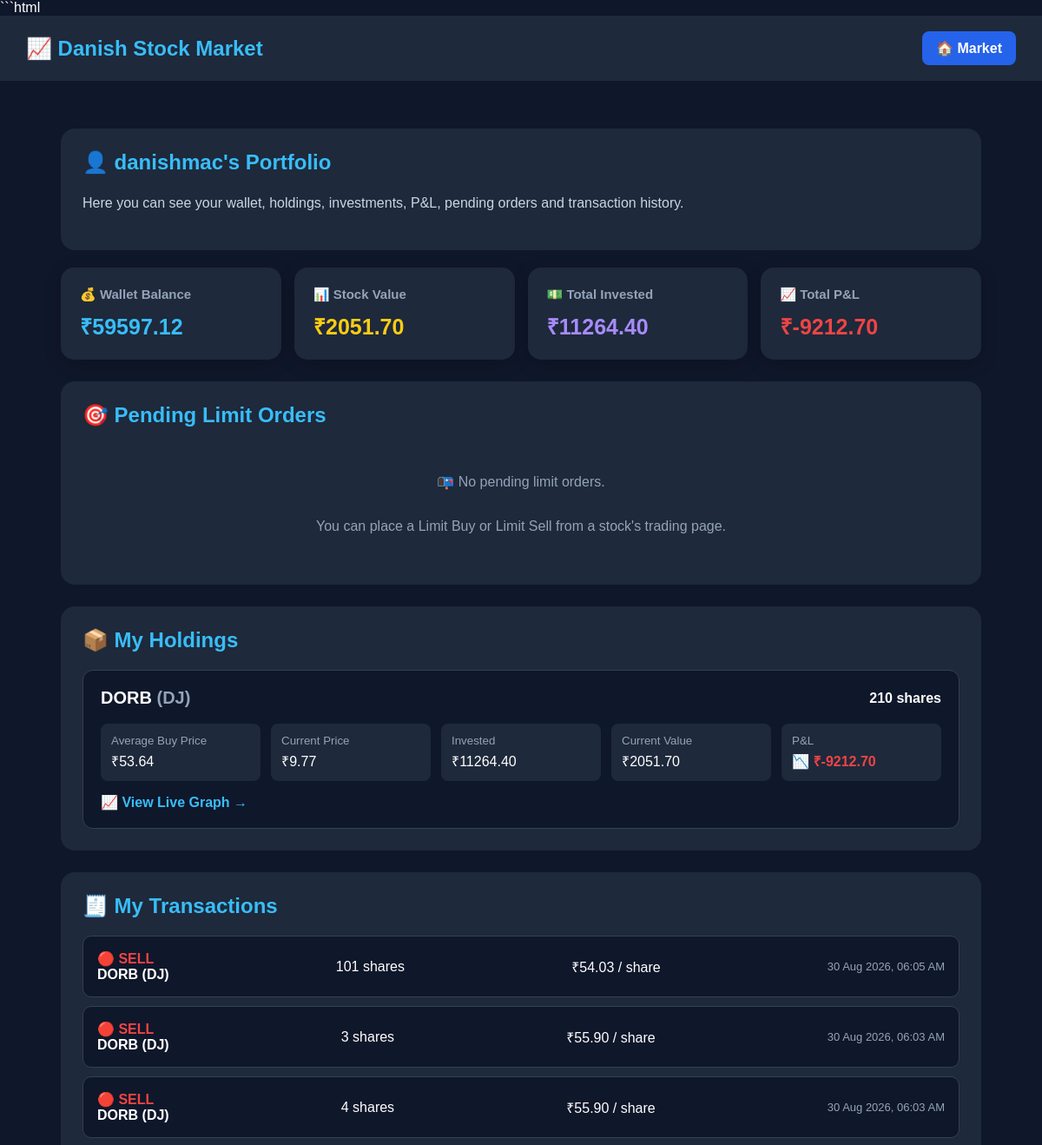
The app's page /portfolio/ (signed in, upper part), older data.
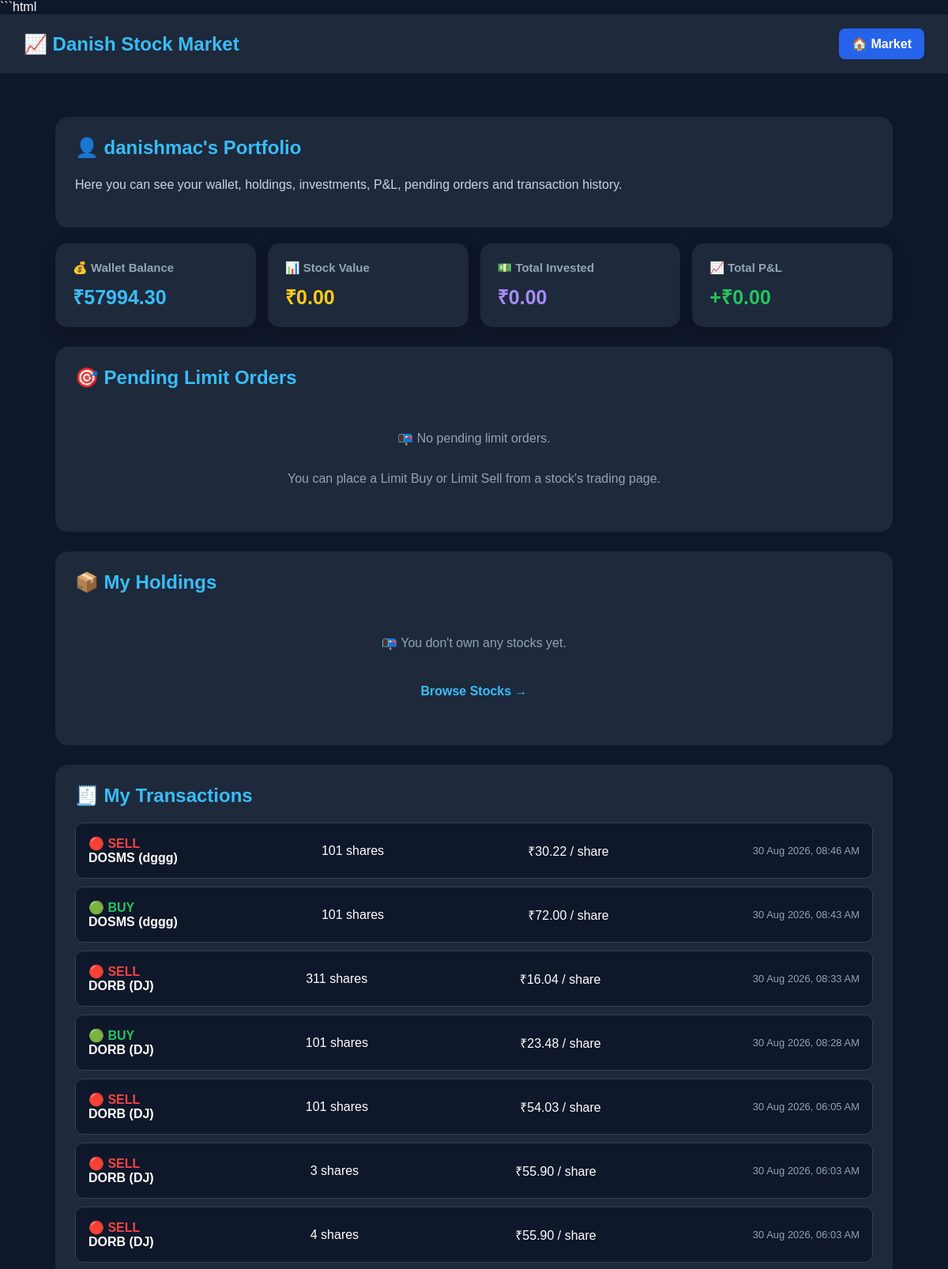
The same page, newer data.
### market/models.py (models this page shows, shortened)
class Wallet(models.Model):
    user = models.OneToOneField(
        User,
        on_delete=models.CASCADE
    )
    balance = models.DecimalField(
        max_digits=12,
        decimal_places=2,
        default=100000
    )

class Holding(models.Model):
    user = models.ForeignKey(
        User,
        on_delete=models.CASCADE
    )
    stock = models.ForeignKey(
        Stock,
        on_delete=models.CASCADE
    )
    quantity = models.PositiveIntegerField(
        default=0
    )
    average_price = models.DecimalField(
        max_digits=12,
        decimal_places=2,
        default=0
    )

class Stock(models.Model):
    name = models.CharField(max_length=100)
    symbol = models.CharField(
        max_length=20,
        unique=True
    )
    price = models.DecimalField(
        max_digits=12,
        decimal_places=2
    )
    previous_price = models.DecimalField(
        max_digits=12,
        decimal_places=2,
        default=0
    )
    total_shares = models.PositiveIntegerField(
        default=1000000
    )
    sector = models.CharField(
        max_length=100,
        blank=True
    )
    description = models.TextField(
        blank=True
    )
    random_enabled = models.BooleanField(
        default=True
    )

class Transaction(models.Model):
    BUY = "BUY"
    SELL = "SELL"
    TYPES = [
        (BUY, "Buy"),
        (SELL, "Sell"),
    ]
    user = models.ForeignKey(
        User,
        on_delete=models.CASCADE
    )
    stock = models.ForeignKey(
        Stock,
        on_delete=models.CASCADE
    )
    transaction_type = models.CharField(
        max_length=4,
        choices=TYPES
    )
    quantity = models.PositiveIntegerField()
    price = models.DecimalField(
        max_digits=12,
        decimal_places=2
    )
    created_at = models.DateTimeField(
        auto_now_add=True
    )

### market/views.py (the view)
@login_required
def portfolio(request):
    wallet, created = Wallet.objects.get_or_create(
        user=request.user
    )
    holdings = Holding.objects.filter(
        user=request.user
    ).select_related(
        "stock"
    )
    transactions = Transaction.objects.filter(
        user=request.user
    ).select_related(
        "stock"
    ).order_by(
        "-created_at"
    )
    pending_orders = LimitOrder.objects.filter(
        user=request.user,
        executed=False
    ).select_related(
        "stock"
    ).order_by(
        "-created_at"
    )
    total_value = Decimal("0")
    total_invested = Decimal("0")
    total_pnl = Decimal("0")
    for holding in holdings:
        current_value = (
            holding.quantity *
            holding.stock.price
        )
        invested_value = (
            holding.quantity *
            holding.average_price
        )
        pnl = (
            current_value -
            invested_value
        )
        holding.current_value = current_value
        holding.invested_value = invested_value
        holding.pnl = pnl
        total_value += current_value
        total_invested += invested_value
        total_pnl += pnl
    return render(
        request,
        "portfolio.html",
        {
            "wallet": wallet,
            "holdings": holdings,
            "transactions": transactions,
            "pending_orders": pending_orders,
            "total_value": total_value,
            "total_invested": total_invested,
            "total_pnl": total_pnl
        }
    )

### market/templates/portfolio.html (shortened to what this page needs)
<!DOCTYPE html>
<html lang="en">
<head>
</head>
<body>
<nav>
    <h1>
        📈 Danish Stock Market
    </h1>
    <a href="{% url 'market_home' %}">
        🏠 Market
    </a>
</nav>
<div class="container">
<div class="welcome">
    <h2>
        👤 {{ user.username }}'s Portfolio
    </h2>
    <p>
        Here you can see your wallet, holdings,
        investments, P&amp;L, pending orders and
        transaction history.
    </p>
</div>
<div class="summary">
    <div class="summary-card">
        <h3>
            💰 Wallet Balance
        </h3>
        <div class="value wallet">
            ₹{{ wallet.balance|floatformat:2 }}
        </div>
    </div>
    <div class="summary-card">
        <h3>
            📊 Stock Value
        </h3>
        <div class="value stock-value">
            ₹{{ total_value|floatformat:2 }}
        </div>
    </div>
    <div class="summary-card">
        <h3>
            💵 Total Invested
        </h3>
        <div class="value invested">
            ₹{{ total_invested|floatformat:2 }}
        </div>
    </div>
    <div class="summary-card">
        <h3>
            📈 Total P&amp;L
        </h3>
        {% if total_pnl >= 0 %}
            <div class="value profit">
                +₹{{ total_pnl|floatformat:2 }}
            </div>
        {% else %}
            <div class="value loss">
                ₹{{ total_pnl|floatformat:2 }}
            </div>
        {% endif %}
    </div>
</div>
<div class="section">
    <h2>
        🎯 Pending Limit Orders
    </h2>
    {% for order in pending_orders %}
        <div
            class="pending-order
            {% if order.order_type == 'BUY' %}
                pending-buy
            {% else %}
                pending-sell
            {% endif %}"
        >
            <div class="pending-header">
                <div class="pending-title">
                    {% if order.order_type == "BUY" %}
                        🟢 BUY
                    {% else %}
                        🔴 SELL
                    {% endif %}
                    {{ order.stock.name }}
                    <span class="symbol">
                        ({{ order.stock.symbol }})
                    </span>
                </div>
                {% if order.order_type == "BUY" %}
                    <div class="pending-badge buy-badge">
                        🟢 BUY PENDING
                    </div>
                {% else %}
                    <div class="pending-badge sell-badge">
                        🔴 SELL PENDING
                    </div>
                {% endif %}
            </div>
            <div class="pending-info">
                <div class="pending-box">
                    <small>
                        Shares
                    </small>
                    <div class="shares">
                        {{ order.quantity }}
                    </div>
                </div>
                <div class="pending-box">
                    <small>
                        Limit Price
                    </small>
                    <div class="target-price">
                        ₹{{ order.limit_price|floatformat:2 }}
                    </div>
                </div>
                <div class="pending-box">
                    <small>
                        Current Price
                    </small>
                    <div class="current-price">
                        ₹{{ order.stock.price|floatformat:2 }}
                    </div>
                </div>
                <div class="pending-box">
                    <small>
                        Order Value
                    </small>
                    <strong>
                        ₹{{ order.limit_price|floatformat:2 }}
                    </strong>
                    ×
                    <strong>
                        {{ order.quantity }}
                    </strong>
                </div>
                <div class="pending-box">
                    <small>
                        Order Placed
                    </small>
                    <span class="date">
                        {{ order.created_at|date:"d M Y, h:i A" }}
                    </span>
                </div>
            </div>
            <form
                method="POST"
                action="{% url 'cancel_limit_order' order.id %}"
            >
                {% csrf_token %}
                <button
                    type="submit"
                    class="cancel-button"
                    onclick="return confirm('Cancel this limit order?');"
                >
                    ❌ CANCEL LIMIT ORDER
                </button>
            </form>
            <div class="pending-note">
                {% if order.order_type == "BUY" %}
                    ⏳ This Limit Buy will execute when
                    the stock price reaches
                    <strong>
                        ₹{{ order.limit_price|floatformat:2 }}
                    </strong>
                    or lower.
                    <br>
                    💰 Money will be deducted only
                    when the order executes.
                {% else %}
                    ⏳ This Limit Sell will execute when
                    the stock price reaches
                    <strong>
                        ₹{{ order.limit_price|floatformat:2 }}
                    </strong>
                    or higher.
                    <br>
                    📦 Shares will be sold only
                    when the order executes.
                {% endif %}
            </div>
        </div>
    {% empty %}
        <div class="empty">
            📭 No pending limit orders.
            <br><br>
            You can place a Limit Buy or Limit Sell
            from a stock's trading page.
        </div>
    {% endfor %}
</div>
<div class="section">
    <h2>
        📦 My Holdings
    </h2>
    {% for holding in holdings %}
        <div class="holding">
            <div class="holding-header">
                <h3>
                    {{ holding.stock.name }}
                    <span class="symbol">
                        ({{ holding.stock.symbol }})
                    </span>
                </h3>
                <strong>
                    {{ holding.quantity }} shares
                </strong>
            </div>
            <div class="holding-info">
                <div class="info-box">
                    <small>
                        Average Buy Price
                    </small>
                    ₹{{ holding.average_price|floatformat:2 }}
                </div>
                <div class="info-box">
                    <small>
                        Current Price
                    </small>
                    ₹{{ holding.stock.price|floatformat:2 }}
                </div>
                <div class="info-box">
                    <small>
                        Invested
                    </small>
                    ₹{{ holding.invested_value|floatformat:2 }}
                </div>
                <div class="info-box">
                    <small>
                        Current Value
                    </small>
                    ₹{{ holding.current_value|floatformat:2 }}
                </div>
                <div class="info-box">
                    <small>
                        P&amp;L
                    </small>
                    {% if holding.pnl >= 0 %}
                        <span class="profit">
                            📈 +₹{{ holding.pnl|floatformat:2 }}
                        </span>
                    {% else %}
                        <span class="loss">
                            📉 ₹{{ holding.pnl|floatformat:2 }}
                        </span>
                    {% endif %}
                </div>
            </div>
            <a
                class="graph-button"
                href="{% url 'stock_chart' holding.stock.symbol %}"
            >
                📈 View Live Graph →
            </a>
        </div>
    {% empty %}
        <div class="empty">
            📭 You don't own any stocks yet.
            <br><br>
            <a
                class="back"
                href="{% url 'market_home' %}"
            >
                Browse Stocks →
            </a>
        </div>
    {% endfor %}
</div>
<div class="section">
    <h2>
        🧾 My Transactions
    </h2>
    {% for transaction in transactions %}
        <div class="transaction">
            <div>
                {% if transaction.transaction_type == "BUY" %}
                    <div class="buy">
                        🟢 BUY
                    </div>
                {% else %}
                    <div class="sell">
                        🔴 SELL
                    </div>
                {% endif %}
                <strong>
                    {{ transaction.stock.name }}
                    ({{ transaction.stock.symbol }})
                </strong>
            </div>
            <div>
                {{ transaction.quantity }}
                shares
            </div>
            <div>
                ₹{{ transaction.price|floatformat:2 }}
                / share
            </div>
            <div class="date">
                {{ transaction.created_at|date:"d M Y, h:i A" }}
            </div>
        </div>
    {% empty %}
        <div class="empty">
            🧾 No transactions yet.
        </div>
    {% endfor %}
</div>
</div>
</body>
</html>

### market/templates/portfolio.html (style rules this page uses)
* { box-sizing: border-box; }
body { margin: 0; font-family: Arial, sans-serif; background: #0f172a; color: white; }
nav { background: #1e293b; padding: 18px 30px; display: flex; justify-content: space-between; align-items: center; }
nav h1 { margin: 0; color: #38bdf8; font-size: 24px; }
nav a { color: white; text-decoration: none; background: #2563eb; padding: 10px 16px; border-radius: 8px; font-weight: bold; }
.container { max-width: 1100px; margin: 35px auto; padding: 20px; }
.welcome { background: #1e293b; padding: 25px; border-radius: 16px; margin-bottom: 20px; }
.welcome h2 { color: #38bdf8; margin-top: 0; }
.welcome p { color: #cbd5e1; line-height: 1.6; }
.summary { display: grid; grid-template-columns: repeat(auto-fit, minmax(200px, 1fr)); gap: 15px; margin-bottom: 25px; }
.summary-card { background: #1e293b; padding: 22px; border-radius: 15px; box-shadow: 0 5px 20px rgba(0,0,0,0.2); }
.summary-card h3 { color: #94a3b8; font-size: 15px; margin-top: 0; margin-bottom: 10px; }
.summary-card .value { font-size: 25px; font-weight: bold; }
.wallet { color: #38bdf8; }
.stock-value { color: #facc15; }
.invested { color: #a78bfa; }
.profit { color: #22c55e; font-weight: bold; }
.section { background: #1e293b; padding: 25px; border-radius: 16px; margin-bottom: 25px; }
.section h2 { margin-top: 0; color: #38bdf8; margin-bottom: 20px; }
.transaction { background: #0f172a; padding: 16px; border-radius: 10px; margin-bottom: 10px; display: flex; justify-content: space-between; align-items: center; gap: 15px; flex-wrap: wrap; border: 1px solid #334155; }
.buy { color: #22c55e; font-weight: bold; }
.sell { color: #ef4444; font-weight: bold; }
.date { color: #94a3b8; font-size: 13px; }
.empty { text-align: center; padding: 30px; color: #94a3b8; line-height: 1.6; }
.back { display: inline-block; margin-top: 10px; color: #38bdf8; text-decoration: none; font-weight: bold; }

Row changes from the older to the newer data that the page shows:
removed Holding: stock.name "DORB", stock.symbol "DJ", quantity "210", average_price "53.64", stock.price "9.77", invested_value "11264.40", current_value "2051.70", pnl "-9212.70"
changed Wallet: balance "59597.12" → "57994.30"
added Transaction: transaction_type "🔴 SELL"
added Transaction: transaction_type "🟢 BUY"
added Transaction: transaction_type "🔴 SELL"
added Transaction: transaction_type "🟢 BUY"
Text that changed along with them:
{{ total_value|floatformat:2 }}: "2051.70" → "0.00"
{{ total_invested|floatformat:2 }}: "11264.40" → "0.00"
{{ total_pnl|floatformat:2 }}: (not shown) → "0.00"
{{ total_pnl|floatformat:2 }}: "-9212.70" → (not shown)
text now shown: "+₹ 📭 You don't own any stocks yet. Browse Stocks →"
